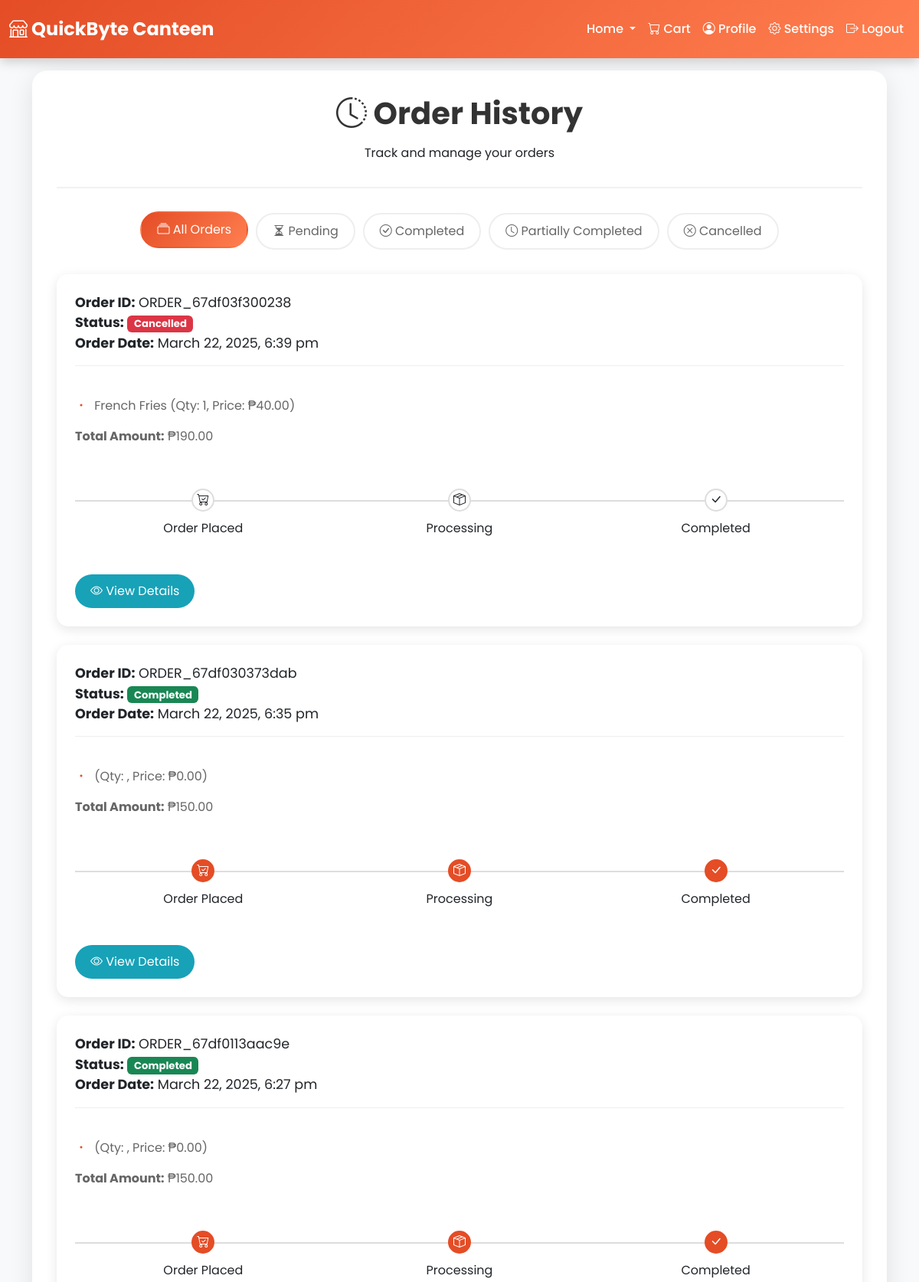
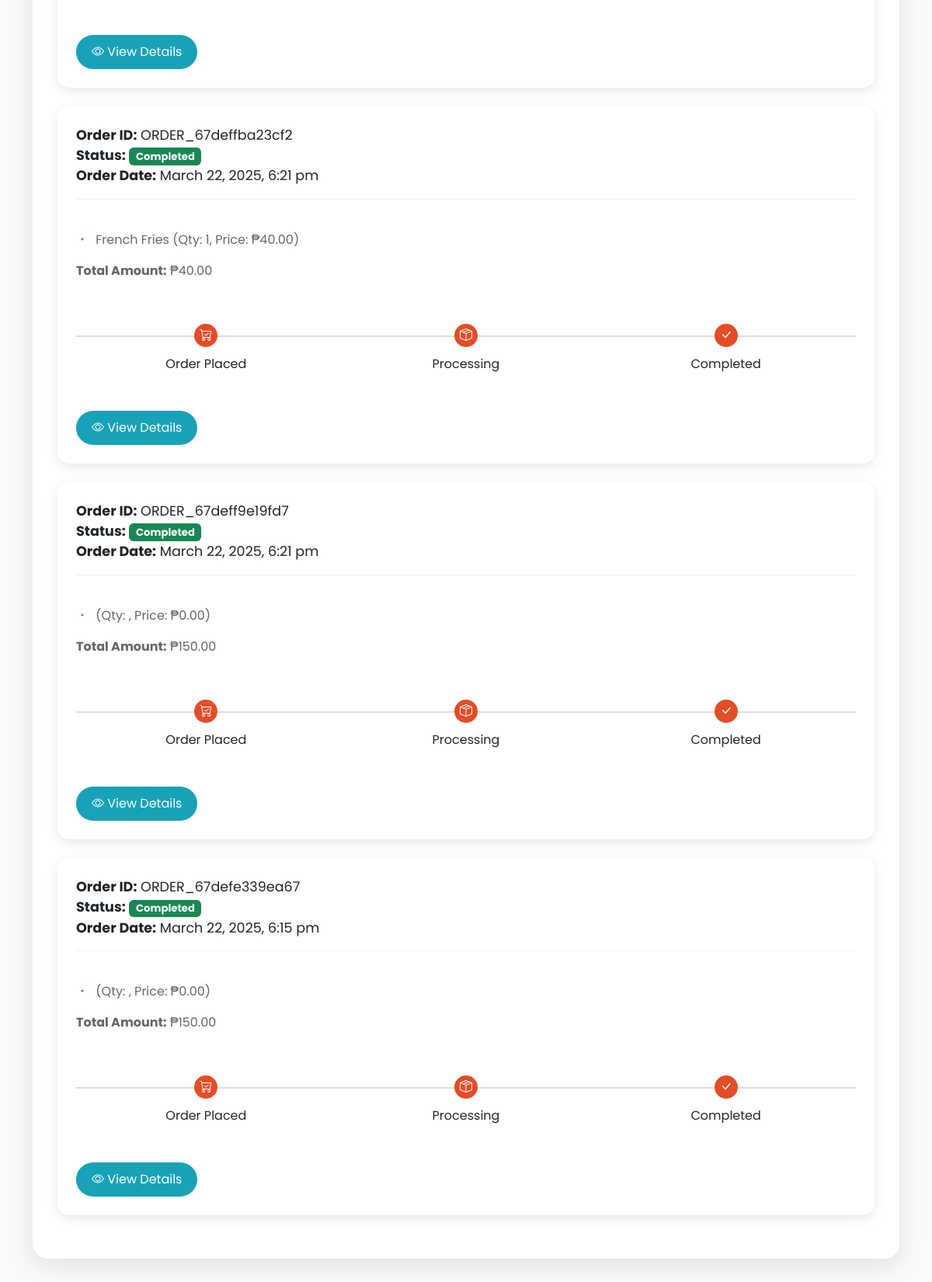
/user/order_history.php (signed in, upper part), run on the app's committed database (2 pictures, top to bottom).
### tables this page shows
CREATE TABLE IF NOT EXISTS `orders` (
  `order_id` varchar(50) NOT NULL,
  `user_id` int(11) NOT NULL,
  `stall_id` int(11) NOT NULL,
  `total_price` decimal(10,2) NOT NULL,
  `order_date` timestamp NOT NULL DEFAULT current_timestamp(),
  `order_status` enum('Pending','Completed','Cancelled','Ready for Pickup','Partially Completed','Preparing') DEFAULT 'Pending',
  PRIMARY KEY (`order_id`),
  KEY `user_id` (`user_id`),
  KEY `connect_stall` (`stall_id`)
);

### user/order_history.php (the view, shortened to what this page needs)
<?php
include '../config.php';
$user_id = $_SESSION['user_id'];
$filter_status = isset($_GET['status']) ? $_GET['status'] : 'all';
$sql = "
    SELECT o.order_id, o.order_date, o.total_price, o.order_status,
           GROUP_CONCAT(m.name SEPARATOR ', ') AS items,
           GROUP_CONCAT(od.quantity SEPARATOR ', ') AS quantities,
           GROUP_CONCAT(od.unit_price SEPARATOR ', ') AS prices
    FROM orders o
    LEFT JOIN order_details od ON o.order_id = od.order_id
    LEFT JOIN menu_items m ON od.item_id = m.item_id
    WHERE o.user_id = ?
      AND o.order_status IN ('Pending','Completed','Partially Completed','Cancelled')
";
$sql .= " GROUP BY o.order_id ORDER BY o.order_date DESC";
$stmt = $con->prepare($sql);
if ($filter_status !== 'all') {
    $stmt->bind_param("is", $user_id, $filter_status);
} else {
    $stmt->bind_param("i", $user_id);
}
$stmt->execute();
$result = $stmt->get_result();
$orders = $result->fetch_all(MYSQLI_ASSOC);
?>
<!DOCTYPE html>
<html lang="en">
<head>
    <link rel="stylesheet" href="https://cdn.jsdelivr.net/npm/bootstrap@5.3.0-alpha1/dist/css/bootstrap.min.css">
    <link rel="stylesheet" href="https://cdn.jsdelivr.net/npm/bootstrap-icons@1.11.3/font/bootstrap-icons.min.css">
</head>
<body>
    <nav class="navbar navbar-expand-lg navbar-dark fixed-top">
        <div class="container-fluid">
            <a class="navbar-brand" href="index.php"><i class="bi bi-shop"></i> QuickByte Canteen</a>
            <div class="collapse navbar-collapse" id="navbarNav">
                <ul class="navbar-nav ms-auto">
                    <li class="nav-item dropdown">
                        <a class="nav-link dropdown-toggle" href="#" id="navbarDropdown" role="button"
                           data-bs-toggle="dropdown" aria-expanded="false">
                            Home
                        </a>
                    </li>
                    <li class="nav-item">
                        <a class="nav-link" href="cart.php"><i class="bi bi-cart"></i> Cart</a>
                    </li>
                    <li class="nav-item">
                        <a class="nav-link" href="user_profile.php"><i class="bi bi-person-circle"></i> Profile</a>
                    </li>
                    <li class="nav-item">
                        <a class="nav-link" href="settings.php"><i class="bi bi-gear"></i> Settings</a>
                    </li>
                    <li class="nav-item">
                        <a class="nav-link" href="../auth/logout.php"><i class="bi bi-box-arrow-right"></i> Logout</a>
                    </li>
                </ul>
            </div>
        </div>
    </nav>
    <div class="container">
        <div class="history-container">
            <div class="history-header">
                <h2><i class="bi bi-clock-history"></i> Order History</h2>
                <p>Track and manage your orders</p>
            </div>
            <div class="filters">
                <a href="?status=all" class="<?php echo $filter_status === 'all' ? 'active' : ''; ?>">
                    <i class="bi bi-collection"></i> All Orders
                </a>
                <a href="?status=Pending" class="<?php echo $filter_status === 'Pending' ? 'active' : ''; ?>">
                    <i class="bi bi-hourglass-split"></i> Pending
                </a>
                <a href="?status=Completed" class="<?php echo $filter_status === 'Completed' ? 'active' : ''; ?>">
                    <i class="bi bi-check-circle"></i> Completed
                </a>
                <a href="?status=Partially Completed" class="<?php echo $filter_status === 'Partially Completed' ? 'active' : ''; ?>">
                    <i class="bi bi-clock"></i> Partially Completed
                </a>
                <a href="?status=Cancelled" class="<?php echo $filter_status === 'Cancelled' ? 'active' : ''; ?>">
                    <i class="bi bi-x-circle"></i> Cancelled
                </a>
            </div>
            <?php if (empty($orders)): ?>
                <div class="text-center">
                    <i class="bi bi-inbox" style="font-size: 3rem; color: #ccc;"></i>
                    <p class="mt-3">No orders found for the selected status.</p>
                </div>
            <?php else: ?>
                <?php foreach ($orders as $order): ?>
                    <div class="order-card">
                        <div class="order-header">
                            <p><strong>Order ID:</strong> <?php echo htmlspecialchars($order['order_id']); ?></p>
                            <p><strong>Status:</strong>
                                <span class="badge bg-<?php
                                    echo $order['order_status'] === 'Completed' ? 'success' :
                                        ($order['order_status'] === 'Pending' ? 'warning' :
                                        ($order['order_status'] === 'Cancelled' ? 'danger' : 'info'));
                                ?>">
                                    <?php echo htmlspecialchars($order['order_status']); ?>
                                </span>
                            </p>
                            <p><strong>Order Date:</strong> <?php echo date('F j, Y, g:i a', strtotime($order['order_date'])); ?></p>
                        </div>
                        <div class="order-details">
                            <?php
                            $items = explode(',', $order['items']);
                            $quantities = explode(',', $order['quantities']);
                            $prices = explode(',', $order['prices']);
                            foreach ($items as $index => $item) {
                                echo "<p><i class='bi bi-dot'></i> " . htmlspecialchars(trim($item)) .
                                     " (Qty: " . htmlspecialchars($quantities[$index]) .
                                     ", Price: ₱" . number_format((float)$prices[$index], 2) . ")</p>";
                            }
                            ?>
                            <p class="mt-3"><strong>Total Amount:</strong> ₱<?php echo number_format($order['total_price'], 2); ?></p>
                        </div>
                        <div class="progress-tracker">
                            <div class="step">
                                <div class="circle <?php echo in_array($order['order_status'], ['Pending', 'Completed', 'Partially Completed']) ? 'active' : ''; ?>">
                                    <i class="bi bi-cart-check"></i>
                                </div>
                                <p>Order Placed</p>
                            </div>
                            <div class="step">
                                <div class="circle <?php echo in_array($order['order_status'], ['Completed', 'Partially Completed']) ? 'active' : ''; ?>">
                                    <i class="bi bi-box-seam"></i>
                                </div>
                                <p>Processing</p>
                            </div>
                            <div class="step">
                                <div class="circle <?php echo $order['order_status'] === 'Completed' ? 'active' : ''; ?>">
                                    <i class="bi bi-check-lg"></i>
                                </div>
                                <p>Completed</p>
                            </div>
                        </div>
                        <div class="actions">
                            <a href="view_details.php?order_id=<?php echo htmlspecialchars($order['order_id']); ?>" class="btn-view">
                                <i class="bi bi-eye"></i> View Details
                            </a>
                        </div>
                    </div>
                <?php endforeach; ?>
            <?php endif; ?>
        </div>
    </div>
</body>
</html>

### user/order_history.php (style rules this page uses)
body { font-family: 'Poppins', sans-serif; background: #f8f9fa; min-height: 100vh; display: flex; flex-direction: column; padding-top: 60px; }
.navbar { background: linear-gradient(135deg, #e44d26, #ff7f50); box-shadow: 0 4px 15px rgba(0,0,0,0.2); padding: 15px 0; }
.navbar-brand { font-weight: bold; font-size: 1.5rem; color: white !important; }
.nav-link { font-weight: 500; transition: all 0.3s ease; color: white !important; }
.history-container { background: rgba(255,255,255,0.95); border-radius: 20px; box-shadow: 0 8px 32px rgba(0,0,0,0.1); padding: 2rem; margin: 2rem auto; max-width: 1200px; }
.history-header { text-align: center; margin-bottom: 2rem; padding-bottom: 1rem; border-bottom: 2px solid #f1f1f1; }
.history-header h2 { font-size: 2.5rem; font-weight: 700; color: #333; margin-bottom: 1rem; }
.filters { display: flex; justify-content: center; flex-wrap: wrap; gap: 10px; margin-bottom: 2rem; }
.filters a { background: white; padding: 10px 20px; border-radius: 25px; color: #666; text-decoration: none; transition: all 0.3s ease; border: 2px solid #eee; }
.filters a:hover, .filters a.active { background: linear-gradient(135deg, #e44d26, #ff7f50); color: white; transform: translateY(-2px); border-color: transparent; }
.order-card { background: white; border-radius: 15px; box-shadow: 0 4px 15px rgba(0,0,0,0.1); padding: 1.5rem; margin-bottom: 1.5rem; transition: all 0.3s ease; }
.order-header { border-bottom: 1px solid #eee; padding-bottom: 1rem; margin-bottom: 1rem; }
.order-header p { margin: 0; font-size: 1.1rem; }
.order-details { padding: 1rem 0; }
.order-details p { margin: 0.5rem 0; color: #666; }
.order-details i { color: #e44d26; margin-right: 5px; }
.progress-tracker { margin: 2rem 0; position: relative; display: flex; justify-content: space-between; }
.step { flex: 1; text-align: center; position: relative; }
.circle { width: 30px; height: 30px; border-radius: 50%; background: white; border: 2px solid #ddd; display: flex; align-items: center; justify-content: center; margin: 0 auto 10px; position: relative; z-index: 1; transition: all 0.3s ease; }
.circle.active { background: #e44d26; border-color: #e44d26; color: white; }
.actions { display: flex; gap: 10px; margin-top: 1rem; }
.btn-view { background: #17a2b8; color: white; text-decoration: none; padding: 10px 20px; border-radius: 25px; transition: all 0.3s ease; }

### data on the page
orders: order_id "ORDER_67df03f300238", order_status "Cancelled", order_date "March 22, 2025, 6:39 pm", item "French Fries", index "1", index "40.00", total_price "190.00"
orders: order_id "ORDER_67df030373dab", order_status "Completed", order_date "March 22, 2025, 6:35 pm", index "0.00", total_price "150.00"
orders: order_id "ORDER_67df0113aac9e", order_status "Completed", order_date "March 22, 2025, 6:27 pm", index "0.00", total_price "150.00"
orders: order_id "ORDER_67deffba23cf2", order_status "Completed", order_date "March 22, 2025, 6:21 pm", item "French Fries", index "1", index "40.00", total_price "40.00"
orders: order_id "ORDER_67deff9e19fd7", order_status "Completed", order_date "March 22, 2025, 6:21 pm", index "0.00", total_price "150.00"
orders: order_id "ORDER_67defe339ea67", order_status "Completed", order_date "March 22, 2025, 6:15 pm", index "0.00", total_price "150.00"
